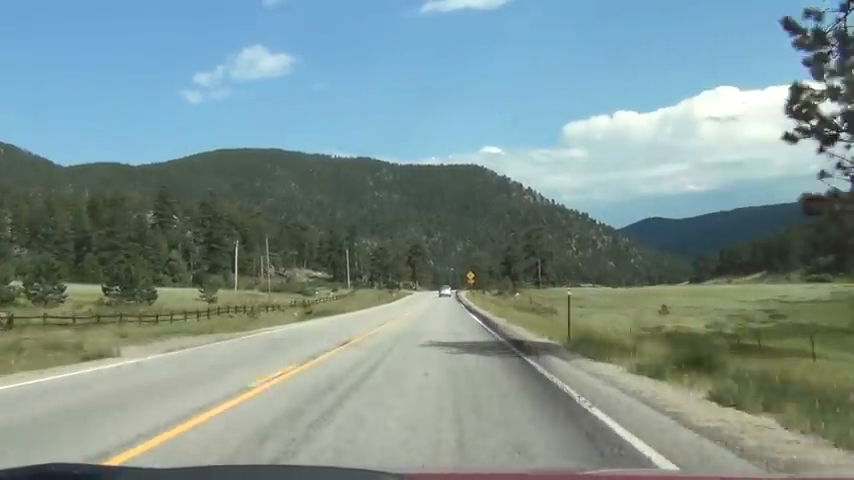
#> input picture frame 94 of Zadanie4/myvideo.mp4, 854 x 480 px
$ python zadanie.py
#> lines starting #> are read from the running program, lines starting #| are printed output that depends on the picture; after the words box and inside, x2 and y2 are one past the last pixel; in counts of white or black regions, pixels touching at a corner belong together
import cv2
import numpy as np

# Krok 1: Wczytaj obraz i przekonwertuj go na obraz czarno-biały
vid = cv2.VideoCapture('myvideo.mp4')
ret, frame = vid.read()
#> frame is the input picture: shape (480, 854, 3); mean B, G, R 143.5, 145.5, 124.6
cv2.imwrite('frame.jpg', frame)
image = cv2.imread('frame.jpg')
height, width = image.shape[:2]
#> height = 480; width = 854

# Definiuj obszar zainteresowania (ROI)
roi_bottom_left = (0, height)
#> roi_bottom_left = (0, 480)
roi_top_left = (0, height * 0.6)
#> roi_top_left = (0, 288)
roi_top_right = (width * 0.8, height * 0.6)
#> roi_top_right = (683.2, 288)
roi_bottom_right = (width, height)
#> roi_bottom_right = (854, 480)

roi_vertices = np.array([roi_bottom_left, roi_top_left, roi_top_right, roi_bottom_right], dtype=np.int32)

# Krok 2: Rozmycie przez filtr Gaussa
gray_image = cv2.cvtColor(image, cv2.COLOR_BGR2GRAY)
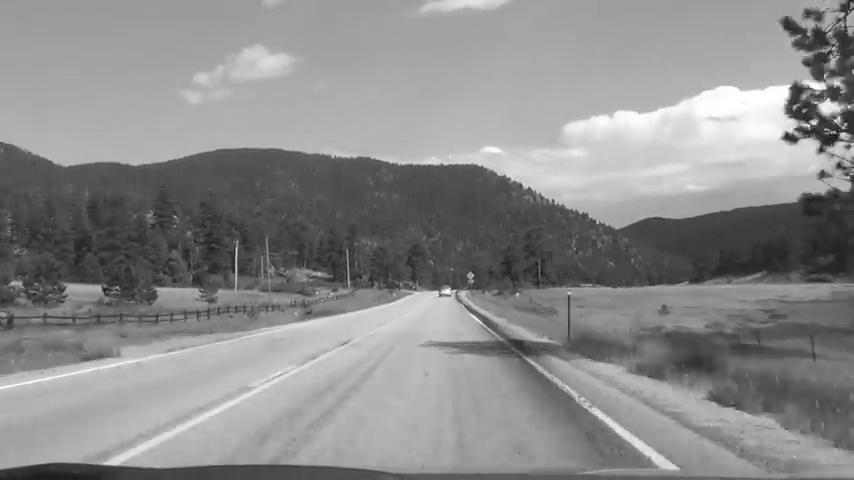
#> gray_image: shape (480, 854); min 13, max 255, mean 139
blurred_image = cv2.GaussianBlur(gray_image, (5, 5), 0)

# Krok 3: Dobór konturów algorytmem Kenny'ego
edges = cv2.Canny(blurred_image, 50, 150)
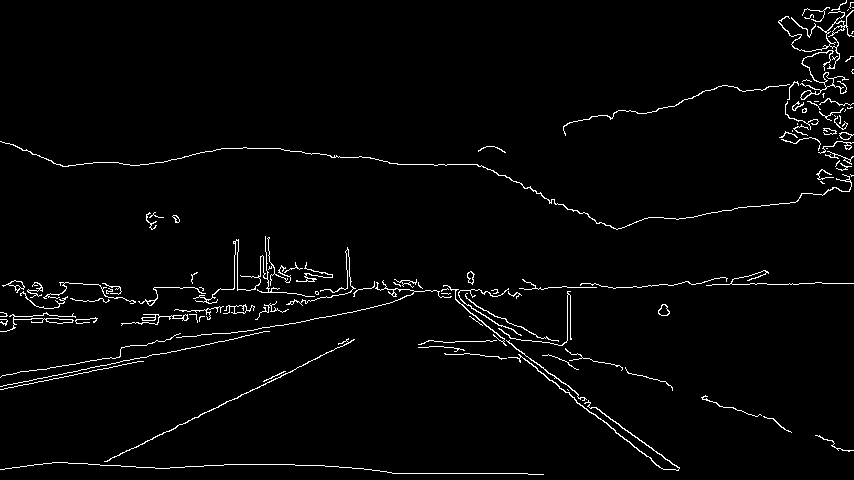
#> edges: shape (480, 854); 2.4% white in thin lines or dots
cv2.imwrite('kenny.jpg', edges)

# Krok 4: Wybór określonego konturu na obrazie
mask = np.zeros_like(edges)
cv2.fillPoly(mask, [roi_vertices], 255)
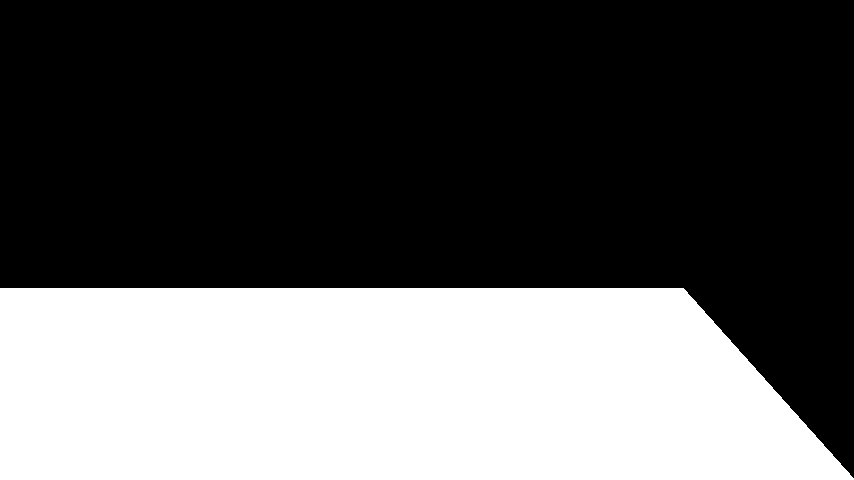
#> mask: shape (480, 854); 36% white; 1 white region, box (x1, y1, x2, y2) and area: (0, 288, 854, 480) 147733
masked_edges = cv2.bitwise_and(edges, mask)
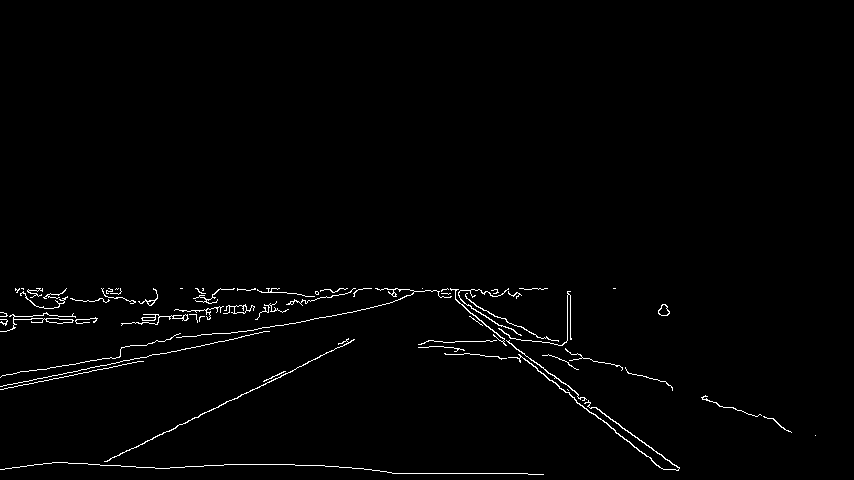
#> masked_edges: shape (480, 854); 1.3% white in thin lines or dots, all inside (x1, y1, x2, y2) = (0, 288, 816, 475)

contours, hierarchy = cv2.findContours(masked_edges, cv2.RETR_EXTERNAL, cv2.CHAIN_APPROX_SIMPLE)
#> contours = 63 contours, 50 with area under 20; largest, box (x1, y1, x2, y2) and area: (508, 354, 680, 471) 171, (0, 312, 76, 332) 112, (223, 304, 255, 314) 90, (104, 338, 355, 462) 88, (658, 304, 670, 316) 87
selected_contour = max(contours, key=cv2.contourArea)
#> selected_contour = contour of 301 points, box (x1, y1, x2, y2) (508, 354, 680, 471), area 171

# Krok 5: Rysuj kontury na obrazie
cv2.drawContours(image, [selected_contour], -1, (0, 0, 255), 2)
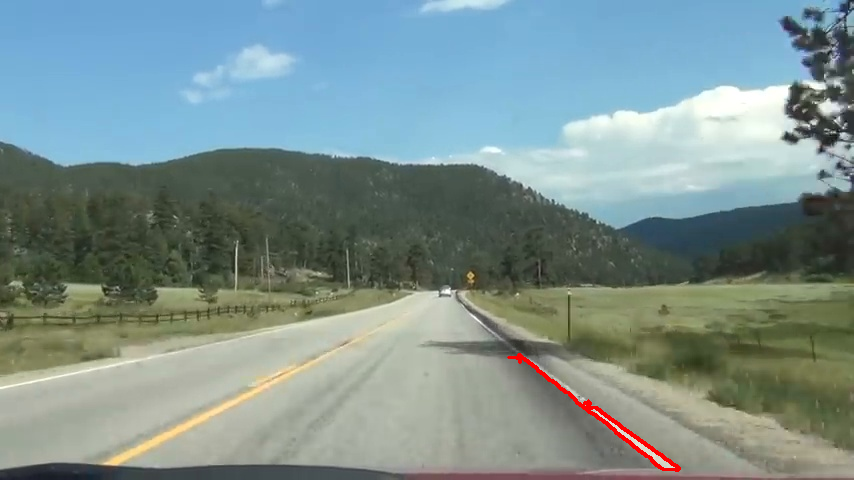
#> image: shape (480, 854, 3); mean B, G, R 143, 144.9, 125

cv2.imwrite('modified_frame.jpg', image)

$ run again, starting later in the video
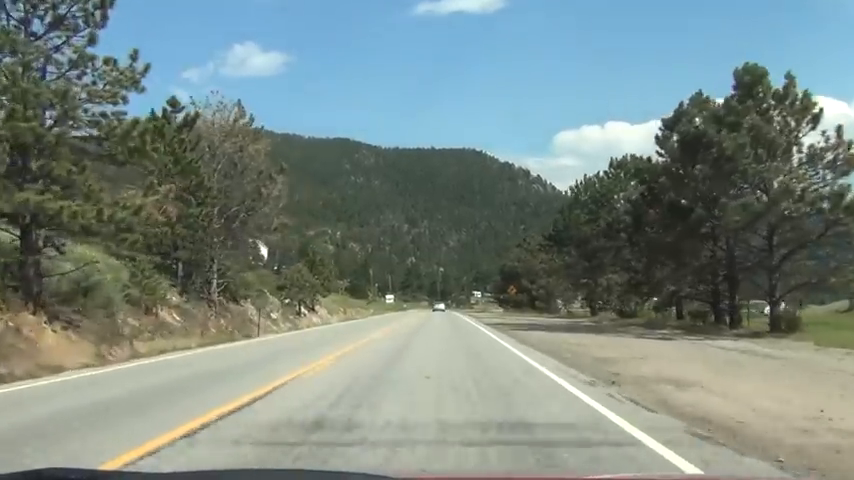
#> input picture frame 427 of Zadanie4/myvideo.mp4, 854 x 480 px
#> frame is the input picture: shape (480, 854, 3); mean B, G, R 131, 135.9, 121.4
#> `edges = cv2.Canny(blurred_image, 50, 150)`:
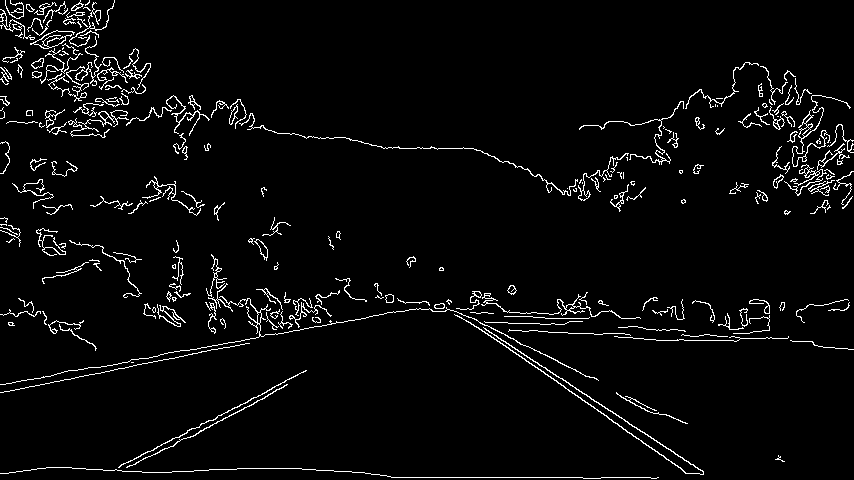
#> edges: shape (480, 854); 3.8% white in thin lines or dots
#> mask: shape (480, 854); 36% white; 1 white region, box (x1, y1, x2, y2) and area: (0, 288, 854, 480) 147733
#> masked_edges: shape (480, 854); 1.4% white in thin lines or dots, all inside (x1, y1, x2, y2) = (0, 288, 785, 479)
#> contours = 61 contours, 45 with area under 20; largest, box (x1, y1, x2, y2) and area: (454, 314, 704, 475) 291, (0, 288, 599, 385) 150, (481, 293, 641, 319) 102, (118, 370, 307, 468) 74, (126, 384, 288, 468) 67
#> selected_contour = contour of 595 points, box (x1, y1, x2, y2) (454, 314, 704, 475), area 291
#> `cv2.drawContours(image, [selected_contour], -1, (0, 0, 255), 2)`:
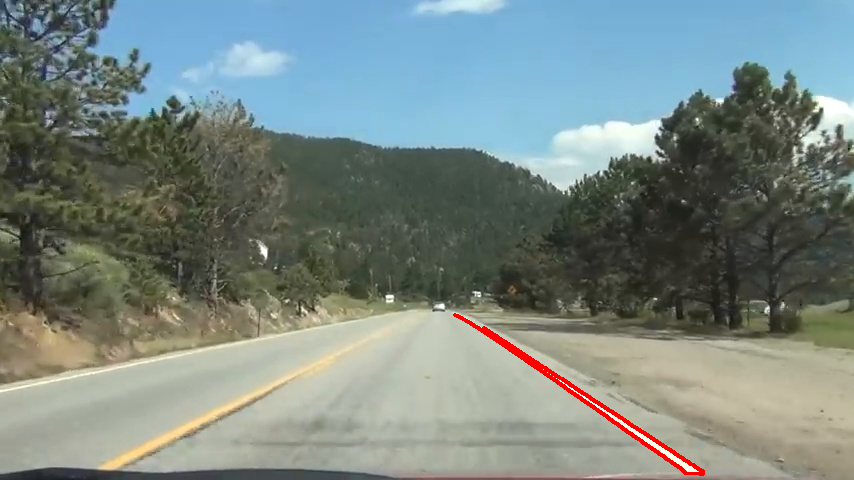
#> image: shape (480, 854, 3); mean B, G, R 130, 134.7, 121.6

$ run again, starting later in the video
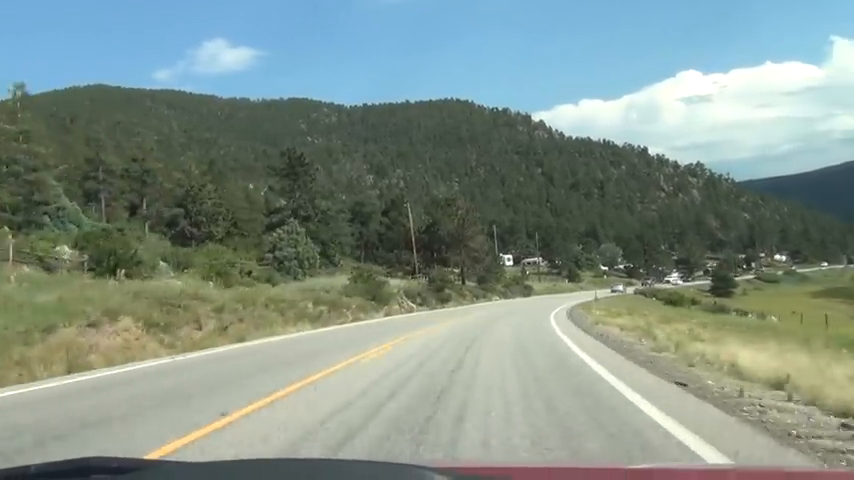
#> input picture frame 759 of Zadanie4/myvideo.mp4, 854 x 480 px
#> frame is the input picture: shape (480, 854, 3); mean B, G, R 136.1, 144.8, 128.9
#> `edges = cv2.Canny(blurred_image, 50, 150)`:
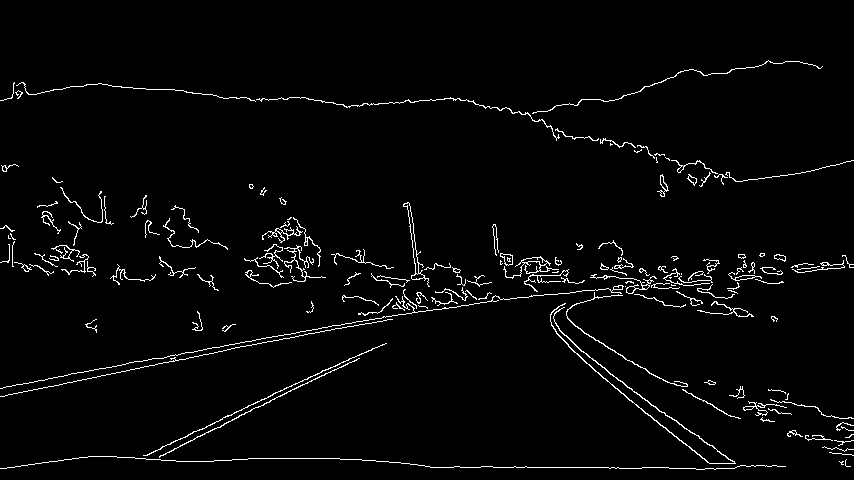
#> edges: shape (480, 854); 2.7% white in thin lines or dots, all inside (x1, y1, x2, y2) = (0, 60, 854, 470)
#> mask: shape (480, 854); 36% white; 1 white region, box (x1, y1, x2, y2) and area: (0, 288, 854, 480) 147733
#> masked_edges: shape (480, 854); 1.1% white in thin lines or dots, all inside (x1, y1, x2, y2) = (0, 288, 831, 470)
#> contours = 42 contours, 33 with area under 20; largest, box (x1, y1, x2, y2) and area: (550, 303, 736, 464) 264, (566, 292, 688, 387) 76, (143, 343, 387, 456) 74, (159, 358, 360, 458) 72, (743, 401, 787, 416) 45
#> selected_contour = contour of 366 points, box (x1, y1, x2, y2) (550, 303, 736, 464), area 264
#> `cv2.drawContours(image, [selected_contour], -1, (0, 0, 255), 2)`:
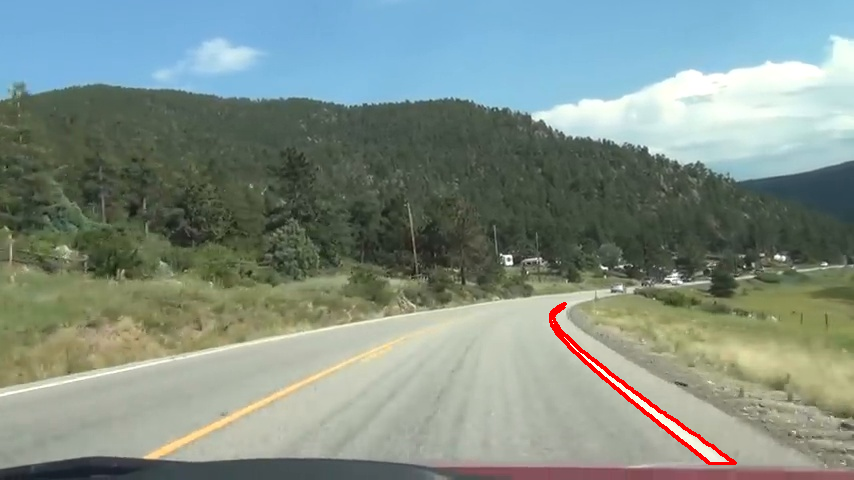
#> image: shape (480, 854, 3); mean B, G, R 135.1, 143.6, 129
